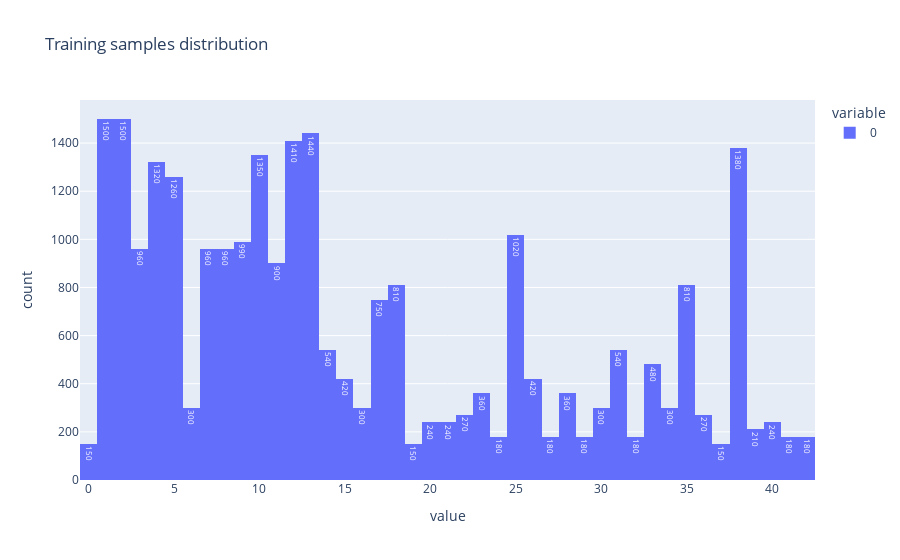
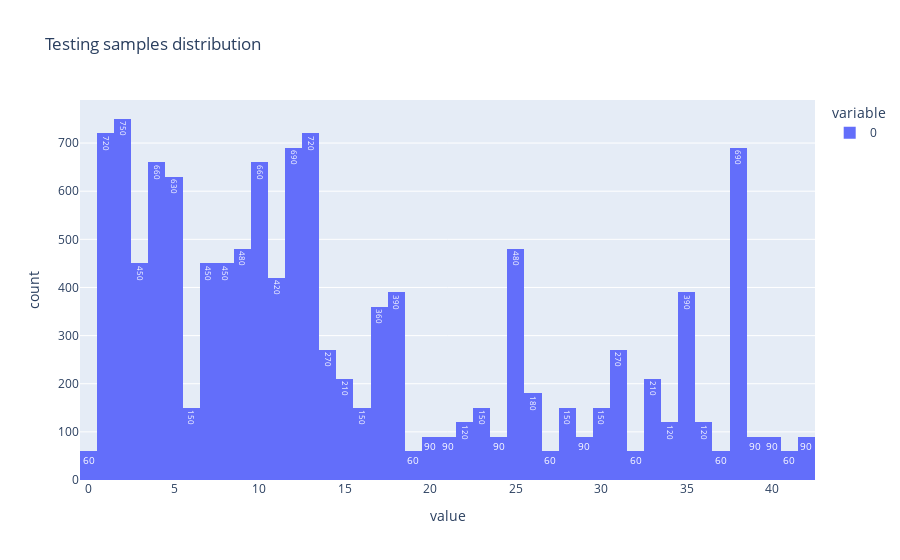

Notebook code cell kept with these figures, in order:
### Code cell
def plot_distrib(path:str, title:str):
    df = pd.read_csv(path, sep=',', index_col=0)
    fig = px.histogram(df.values, text_auto=True, title=title)
    fig.show()
plot_distrib(path='data/train_labels.csv', title="Training samples distribution")
plot_distrib(path='data/test_labels.csv', title="Testing samples distribution")

### Figure 1 — Plotly figure (JSON) as saved in the notebook; plotly's stock layout.template omitted (floating-point values rounded to 4 significant figures; data arrays with more than 128 entries replaced by an {"elided": "..."} marker saying what was removed)
{"data": [{"alignmentgroup": "True", "bingroup": "x", "hovertemplate": "variable=0<br>value=%{x}<br>count=%{y}<extra></extra>", "legendgroup": "0", "marker": {"color": "#636efa", "pattern": {"shape": ""}}, "name": "0", "offsetgroup": "0", "orientation": "v", "showlegend": true, "texttemplate": "%{value}", "type": "histogram", "x": {"elided": "26640 int values"}, "xaxis": "x", "yaxis": "y"}], "layout": {"barmode": "relative", "legend": {"title": {"text": "variable"}, "tracegroupgap": 0}, "title": {"text": "Training samples distribution"}, "xaxis": {"anchor": "y", "domain": [0, 1], "title": {"text": "value"}}, "yaxis": {"anchor": "x", "domain": [0, 1], "title": {"text": "count"}}}}

### Figure 2 — Plotly figure (JSON) as saved in the notebook; plotly's stock layout.template omitted (floating-point values rounded to 4 significant figures; data arrays with more than 128 entries replaced by an {"elided": "..."} marker saying what was removed)
{"data": [{"alignmentgroup": "True", "bingroup": "x", "hovertemplate": "variable=0<br>value=%{x}<br>count=%{y}<extra></extra>", "legendgroup": "0", "marker": {"color": "#636efa", "pattern": {"shape": ""}}, "name": "0", "offsetgroup": "0", "orientation": "v", "showlegend": true, "texttemplate": "%{value}", "type": "histogram", "x": {"elided": "12630 int values"}, "xaxis": "x", "yaxis": "y"}], "layout": {"barmode": "relative", "legend": {"title": {"text": "variable"}, "tracegroupgap": 0}, "title": {"text": "Testing samples distribution"}, "xaxis": {"anchor": "y", "domain": [0, 1], "title": {"text": "value"}}, "yaxis": {"anchor": "x", "domain": [0, 1], "title": {"text": "count"}}}}
